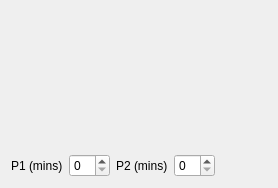
<?xml version="1.0" encoding="UTF-8"?>
<ui version="4.0">
 <class>TStatsDispFrame</class>
 <widget class="MinosPanel" name="TStatsDispFrame">
  <property name="geometry">
   <rect>
    <x>0</x>
    <y>0</y>
    <width>278</width>
    <height>188</height>
   </rect>
  </property>
  <property name="sizePolicy">
   <sizepolicy hsizetype="Expanding" vsizetype="Expanding">
    <horstretch>0</horstretch>
    <verstretch>0</verstretch>
   </sizepolicy>
  </property>
  <property name="windowTitle">
   <string/>
  </property>
  <property name="frameShadow">
   <enum>QFrame::Plain</enum>
  </property>
  <property name="lineWidth">
   <number>0</number>
  </property>
  <layout class="QVBoxLayout" name="verticalLayout">
   <item>
    <widget class="QLabel" name="SLabel1">
     <property name="frameShape">
      <enum>QFrame::NoFrame</enum>
     </property>
     <property name="text">
      <string/>
     </property>
     <property name="alignment">
      <set>Qt::AlignCenter</set>
     </property>
     <property name="wordWrap">
      <bool>true</bool>
     </property>
    </widget>
   </item>
   <item>
    <layout class="QHBoxLayout" name="horizontalLayout">
     <item>
      <widget class="QLabel" name="label_3">
       <property name="text">
        <string>P1 (mins)</string>
       </property>
      </widget>
     </item>
     <item>
      <widget class="QSpinBox" name="P1Edit">
       <property name="focusPolicy">
        <enum>Qt::ClickFocus</enum>
       </property>
      </widget>
     </item>
     <item>
      <widget class="QLabel" name="label_4">
       <property name="text">
        <string>P2 (mins)</string>
       </property>
      </widget>
     </item>
     <item>
      <widget class="QSpinBox" name="P2Edit">
       <property name="focusPolicy">
        <enum>Qt::ClickFocus</enum>
       </property>
      </widget>
     </item>
     <item>
      <spacer name="horizontalSpacer_2">
       <property name="orientation">
        <enum>Qt::Horizontal</enum>
       </property>
       <property name="sizeHint" stdset="0">
        <size>
         <width>40</width>
         <height>20</height>
        </size>
       </property>
      </spacer>
     </item>
    </layout>
   </item>
  </layout>
 </widget>
 <customwidgets>
  <customwidget>
   <class>MinosPanel</class>
   <extends>QFrame</extends>
   <header>minospanel.h</header>
   <container>1</container>
  </customwidget>
 </customwidgets>
 <resources/>
 <connections/>
</ui>
